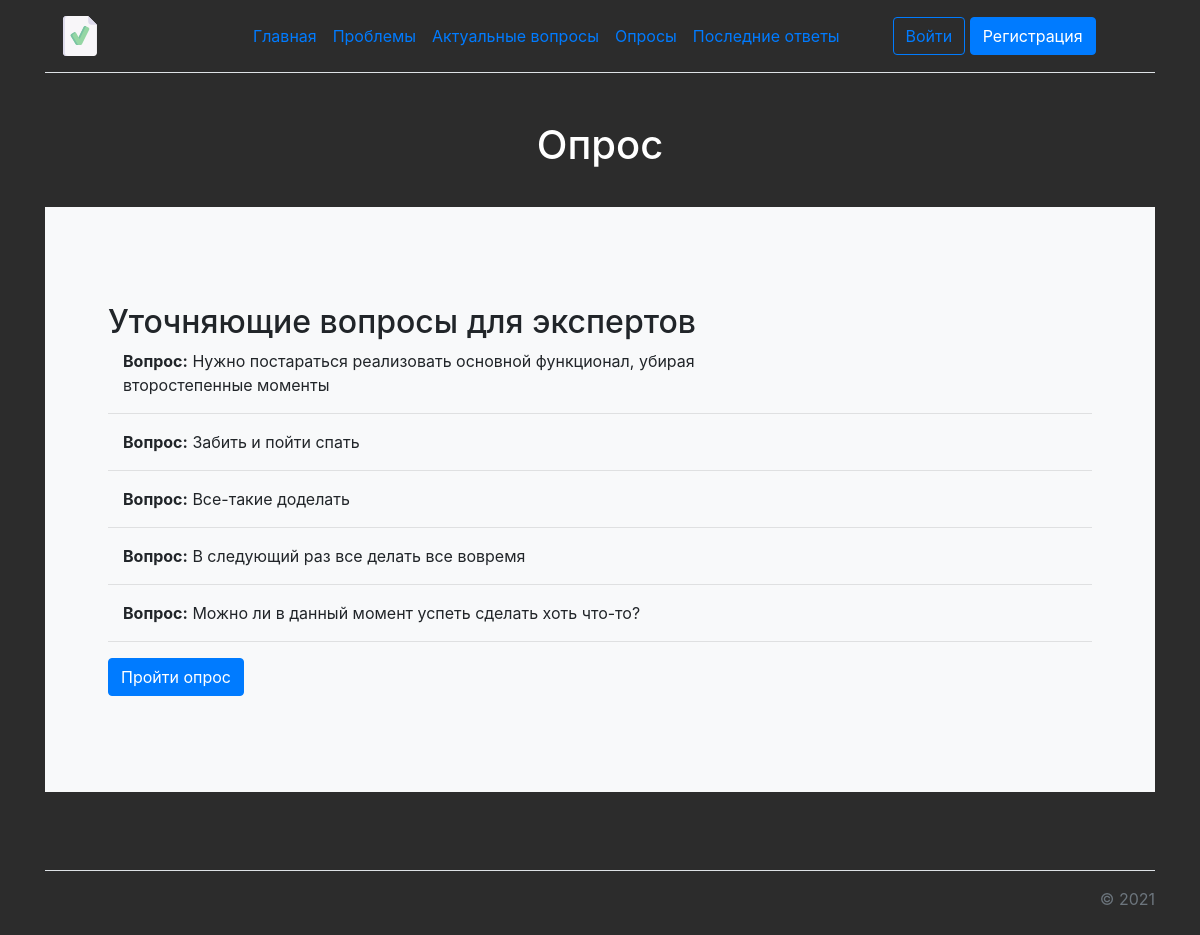
/projects/questionnaire_details/1, run on the app's committed database.
### projects/models.py (models this page shows, shortened)
class QuestionIterTwo(models.Model):
    title = models.CharField('Название опроса', max_length=250, blank=True)
    questions = models.ManyToManyField(Question)
    date = models.DateTimeField('Дата создания', default=timezone.now)
    class Meta:
        verbose_name = 'Вопрос итерации 2'
        verbose_name_plural = 'Вопросы итерации 2'

class Question(models.Model):
    title = models.CharField('Вопрос', max_length=250)
    project = models.ForeignKey(Project, on_delete=models.CASCADE, null=True)
    iter = models.IntegerField('Номер итерации', null=True, default=1)
    class Meta:
        verbose_name = 'Вопрос'
        verbose_name_plural = 'Вопросы'

### projects/views.py (the view)
# urls.py: path('questionnaire_details/<int:pk>', views.QuestionnaireDeteilView.as_view(), name='questionnaire_details'),
class QuestionnaireDeteilView(DetailView):
    model = QuestionIterTwo
    template_name = 'projects/questionnaire_details.html'
    context_object_name = 'questionIterTwo'

### projects/templates/projects/questionnaire_details.html (shortened to what this page needs)
{% extends 'main/layout.html' %}
{% block content %}
<div class="main-content">
    <div class="custom-h1">
        <h1>Опрос</h1>
    </div>
    <div class="p-5 mb-4 bg-light rounded-3">
        <div class="container-fluid py-5">
            <h2 class="display-5 fw-bold">{{ questionIterTwo.title }}</h2>
            {% for item in questionIterTwo.questions.all %}
            <p class="col-md-8 fs-4"><b>Вопрос:</b> {{ item.title }}</p><hr>
            {% endfor %}
            <a href="{% url 'create_answers' questionIterTwo.id %}" class="btn btn-primary" role="button" data-bs-toggle="button">Пройти опрос</a>
        </div>
    </div>
</div>
{% endblock %}

### main/static/main/css/main.css (style rules this page uses)
body { background: #2c2c2c; }
main .custom-h1 h1 { color: #fff; text-align: center; padding-bottom: 30px; }
main .main-content { padding-bottom: 30px; }

### data on the page
QuestionIterTwo: title "Уточняющие вопросы для экспертов"
Question: title "Нужно постараться реализовать основной функционал, убирая второстепенные моменты"
Question: title "Забить и пойти спать"
Question: title "Все-такие доделать"
Question: title "В следующий раз все делать все вовремя"
Question: title "Можно ли в данный момент успеть сделать хоть что-то?"
